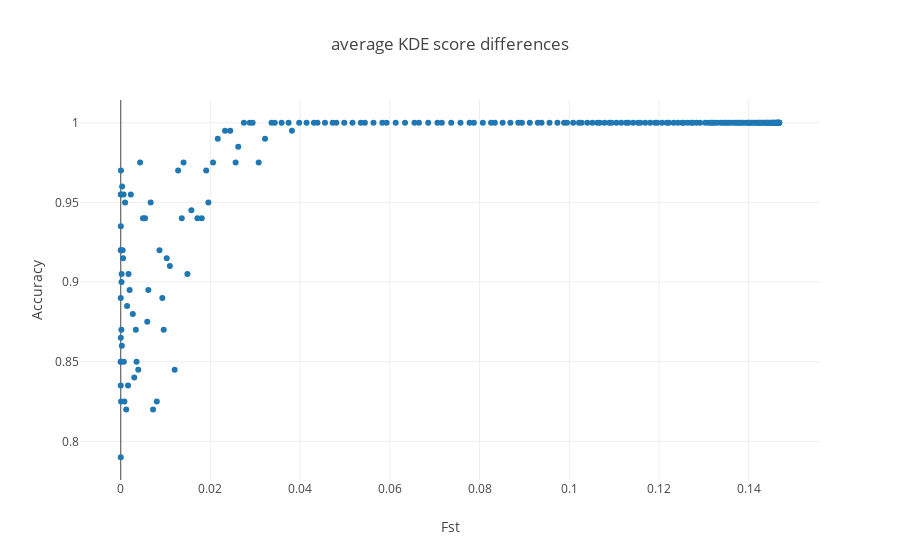

The code cell stored with this chart in its notebook:
### Code cell
coords= {z:[x for x in range(len(labs)) if labs[x] == z] for z in list(set(labs))}
Error_rate= []
where= []


for bl in Blocks[1].keys():
    non_outlier= [x for x in range(len(Blocks[1][bl])) if Blocks[1][bl][x] != len(list(set(labels))) + 1]
    misshaps= [x for x in range(len(Blocks[1][bl])) if Blocks[1][bl][x] != Blocks_truth[1][bl][x] and Blocks[1][bl][x] in labels]
    rate= 1- len(misshaps) / float(len(non_outlier))
    Error_rate.append(rate)
    where.append(bl)



fig_data= [go.Scatter(
y= [Error_rate[x] for x in coords[i]],
x= [Fst_crawl[x] for x in coords[i]],
mode= 'markers',
name= ' pops {} / {}'.format(i[0],i[1])
) for i in coords.keys()
]

layout = go.Layout(
    title= 'average KDE score differences',
    yaxis=dict(
        title='Accuracy'),
    xaxis=dict(
        title='Fst')
)

fig= go.Figure(data=fig_data, layout=layout)
iplot(fig)

### Figure 1 — Plotly figure (JSON) as saved in the notebook; plotly's stock layout.template omitted (floating-point values rounded to 4 significant figures; data arrays with more than 128 entries replaced by an {"elided": "..."} marker saying what was removed)
{"data": [{"mode": "markers", "name": " pops 1 / 2", "type": "scatter", "uid": "564e0e84-3e80-4498-9207-3869888e2937", "x": {"elided": "200 float values"}, "y": {"elided": "200 float values"}}], "layout": {"title": "average KDE score differences", "xaxis": {"title": "Fst"}, "yaxis": {"title": "Accuracy"}}}
